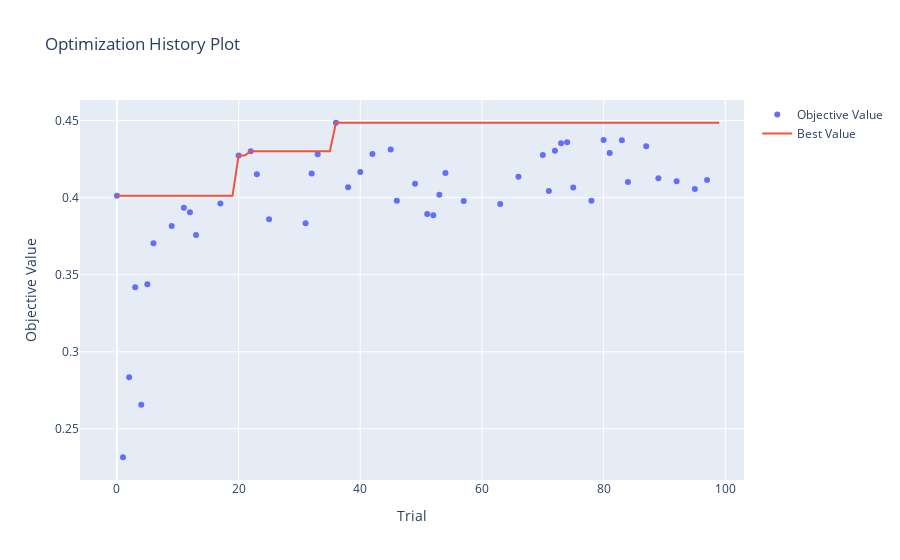
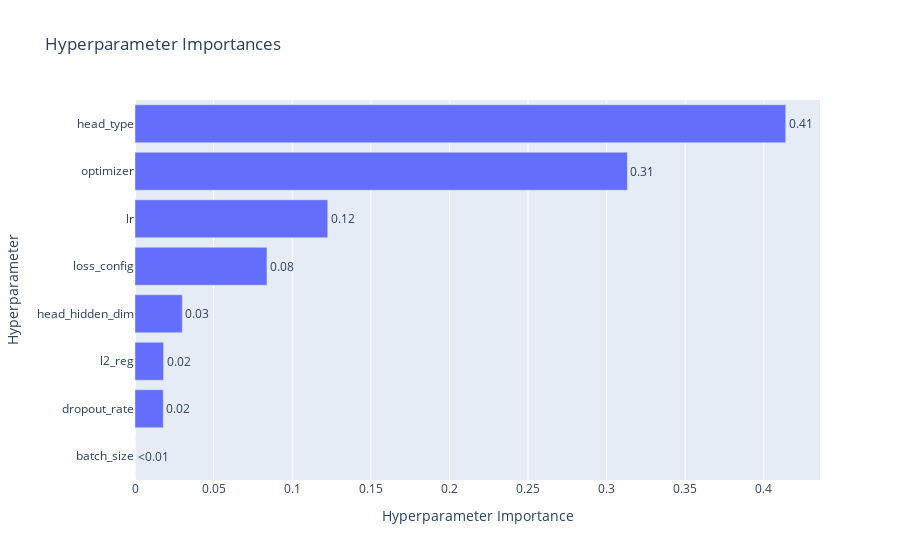
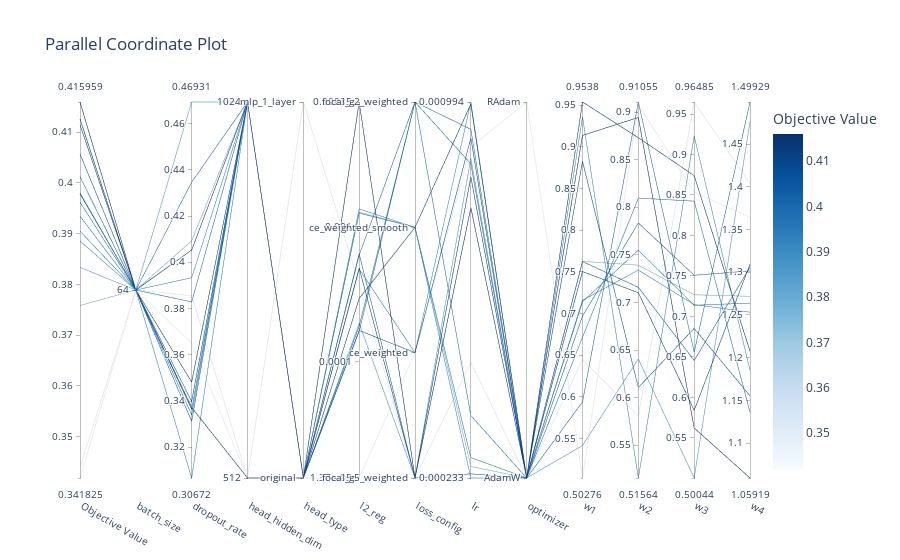

Write notebook code for charts like these, in order.
### Code cell
from optuna.visualization import plot_optimization_history, plot_param_importances, plot_parallel_coordinate


# 1. History (Did it improve over time?)
fig1 = plot_optimization_history(study)
fig1.show()

# 2. Importance (Which parameter affects the F1 score the most?)
fig2 = plot_param_importances(study)
fig2.show()

# 3. Parallel Coordinate (How do parameters interact?)
fig3 = plot_parallel_coordinate(study)
fig3.show()

### Figure 1 — Plotly figure (JSON) as saved in the notebook; plotly's stock layout.template omitted (floating-point values rounded to 4 significant figures)
{"data": [{"mode": "markers", "name": "Objective Value", "type": "scatter", "x": [0, 1, 2, 3, 4, 5, 6, 9, 11, 12, 13, 17, 20, 22, 23, 25, 31, 32, 33, 36, 38, 40, 42, 45, 46, 49, 51, 52, 53, 54, 57, 63, 66, 70, 71, 72, 73, 74, 75, 78, 80, 81, 83, 84, 87, 89, 92, 95, 97], "y": [0.4012, 0.2315, 0.2835, 0.3418, 0.2655, 0.3439, 0.3704, 0.3817, 0.3934, 0.3905, 0.3758, 0.3962, 0.4273, 0.4301, 0.4153, 0.386, 0.3833, 0.4157, 0.4281, 0.4486, 0.4068, 0.4166, 0.4283, 0.4313, 0.3981, 0.4091, 0.3894, 0.3886, 0.4019, 0.416, 0.3978, 0.3959, 0.4136, 0.4277, 0.4044, 0.4305, 0.4353, 0.4359, 0.4066, 0.398, 0.4374, 0.4291, 0.4373, 0.4101, 0.4334, 0.4126, 0.4107, 0.4057, 0.4115]}, {"mode": "lines", "name": "Best Value", "type": "scatter", "x": [0, 1, 2, 3, 4, 5, 6, 7, 8, 9, 10, 11, 12, 13, 14, 15, 16, 17, 18, 19, 20, 21, 22, 23, 24, 25, 26, 27, 28, 29, 30, 31, 32, 33, 34, 35, 36, 37, 38, 39, 40, 41, 42, 43, 44, 45, 46, 47, 48, 49, 50, 51, 52, 53, 54, 55, 56, 57, 58, 59, 60, 61, 62, 63, 64, 65, 66, 67, 68, 69, 70, 71, 72, 73, 74, 75, 76, 77, 78, 79, 80, 81, 82, 83, 84, 85, 86, 87, 88, 89, 90, 91, 92, 93, 94, 95, 96, 97, 98, 99], "y": [0.4012, 0.4012, 0.4012, 0.4012, 0.4012, 0.4012, 0.4012, 0.4012, 0.4012, 0.4012, 0.4012, 0.4012, 0.4012, 0.4012, 0.4012, 0.4012, 0.4012, 0.4012, 0.4012, 0.4012, 0.4273, 0.4273, 0.4301, 0.4301, 0.4301, 0.4301, 0.4301, 0.4301, 0.4301, 0.4301, 0.4301, 0.4301, 0.4301, 0.4301, 0.4301, 0.4301, 0.4486, 0.4486, 0.4486, 0.4486, 0.4486, 0.4486, 0.4486, 0.4486, 0.4486, 0.4486, 0.4486, 0.4486, 0.4486, 0.4486, 0.4486, 0.4486, 0.4486, 0.4486, 0.4486, 0.4486, 0.4486, 0.4486, 0.4486, 0.4486, 0.4486, 0.4486, 0.4486, 0.4486, 0.4486, 0.4486, 0.4486, 0.4486, 0.4486, 0.4486, 0.4486, 0.4486, 0.4486, 0.4486, 0.4486, 0.4486, 0.4486, 0.4486, 0.4486, 0.4486, 0.4486, 0.4486, 0.4486, 0.4486, 0.4486, 0.4486, 0.4486, 0.4486, 0.4486, 0.4486, 0.4486, 0.4486, 0.4486, 0.4486, 0.4486, 0.4486, 0.4486, 0.4486, 0.4486, 0.4486]}, {"marker": {"color": "#cccccc"}, "mode": "markers", "name": "Infeasible Trial", "showlegend": false, "type": "scatter", "x": [], "y": []}], "layout": {"title": {"text": "Optimization History Plot"}, "xaxis": {"title": {"text": "Trial"}}, "yaxis": {"title": {"text": "Objective Value"}}}}

### Figure 2 — Plotly figure (JSON) as saved in the notebook; plotly's stock layout.template omitted (floating-point values rounded to 4 significant figures)
{"data": [{"cliponaxis": false, "hovertemplate": ["batch_size (CategoricalDistribution): 0.0<extra></extra>", "dropout_rate (FloatDistribution): 0.018022556623066777<extra></extra>", "l2_reg (FloatDistribution): 0.018186808835259836<extra></extra>", "head_hidden_dim (CategoricalDistribution): 0.030072400848925485<extra></extra>", "loss_config (CategoricalDistribution): 0.08394180119916306<extra></extra>", "lr (FloatDistribution): 0.12260443112349155<extra></extra>", "optimizer (CategoricalDistribution): 0.3132239354726698<extra></extra>", "head_type (CategoricalDistribution): 0.4139480658974236<extra></extra>"], "name": "Objective Value", "orientation": "h", "text": ["<0.01", "0.02", "0.02", "0.03", "0.08", "0.12", "0.31", "0.41"], "textposition": "outside", "type": "bar", "x": [0, 0.01802, 0.01819, 0.03007, 0.08394, 0.1226, 0.3132, 0.4139], "y": ["batch_size", "dropout_rate", "l2_reg", "head_hidden_dim", "loss_config", "lr", "optimizer", "head_type"]}], "layout": {"title": {"text": "Hyperparameter Importances"}, "xaxis": {"title": {"text": "Hyperparameter Importance"}}, "yaxis": {"title": {"text": "Hyperparameter"}}}}

### Figure 3 — Plotly figure (JSON) as saved in the notebook; plotly's stock layout.template omitted (floating-point values rounded to 4 significant figures)
{"data": [{"dimensions": [{"label": "Objective Value", "range": [0.3418, 0.416], "values": [0.3418, 0.3439, 0.4126, 0.4012, 0.3934, 0.3905, 0.3758, 0.3962, 0.3833, 0.3886, 0.416, 0.3978, 0.398, 0.4057, 0.4115]}, {"label": "batch_size", "range": [0, 0], "ticktext": ["64"], "tickvals": [0], "values": [0, 0, 0, 0, 0, 0, 0, 0, 0, 0, 0, 0, 0, 0, 0]}, {"label": "dropout_rate", "range": [0.3067, 0.4693], "values": [0.3651, 0.3855, 0.3372, 0.3312, 0.334, 0.3067, 0.4092, 0.4346, 0.4693, 0.3933, 0.4053, 0.3829, 0.3364, 0.3398, 0.3482]}, {"label": "head_hidden_dim", "range": [0, 1], "ticktext": ["512", "1024"], "tickvals": [0, 1], "values": [0, 0, 0, 1, 1, 1, 1, 1, 1, 1, 1, 1, 1, 1, 1]}, {"label": "head_type", "range": [0, 1], "ticktext": ["original", "mlp_1_layer"], "tickvals": [0, 1], "values": [0, 1, 0, 0, 0, 0, 0, 0, 0, 0, 0, 0, 0, 0, 0]}, {"label": "l2_reg", "range": [-4.864, -2.078], "ticktext": ["1.37e-05", "0.0001", "0.001", "0.00835"], "tickvals": [-4.864, -4, -3, -2.078], "values": [-4.864, -3.432, -3.534, -3.204, -2.901, -2.87, -2.895, -3.213, -3.718, -3.316, -2.078, -3.739, -3.777, -3.772, -3.309]}, {"label": "loss_config", "range": [0, 3], "ticktext": ["focal_g5_weighted", "ce_weighted", "ce_weighted_smooth", "focal_g2_weighted"], "tickvals": [0, 1, 2, 3], "values": [1, 0, 2, 0, 2, 2, 2, 3, 0, 1, 0, 3, 3, 1, 0]}, {"label": "lr", "range": [-3.632, -3.003], "ticktext": ["0.000233", "0.000994"], "tickvals": [-3.632, -3.003], "values": [-3.078, -3.439, -3.006, -3.625, -3.598, -3.632, -3.613, -3.528, -3.097, -3.003, -3.18, -3.048, -3.106, -3.063, -3.128]}, {"label": "optimizer", "range": [0, 1], "ticktext": ["AdamW", "RAdam"], "tickvals": [0, 1], "values": [1, 0, 0, 0, 0, 0, 0, 0, 0, 0, 0, 0, 0, 0, 0]}, {"label": "w1", "range": [0.5028, 0.9538], "values": [0.5028, 0.6449, 0.9538, 0.7624, 0.7142, 0.7159, 0.7627, 0.6715, 0.5417, 0.9357, 0.9137, 0.594, 0.6969, 0.8827, 0.7504]}, {"label": "w2", "range": [0.5156, 0.9105], "values": [0.9077, 0.5806, 0.8731, 0.716, 0.7549, 0.734, 0.7392, 0.8097, 0.6407, 0.5156, 0.8943, 0.9105, 0.7835, 0.6107, 0.7102]}, {"label": "w3", "range": [0.5004, 0.9648], "values": [0.8534, 0.9648, 0.8739, 0.6456, 0.7138, 0.7147, 0.7268, 0.8424, 0.5004, 0.9228, 0.5622, 0.6559, 0.7509, 0.6853, 0.5841]}, {"label": "w4", "range": [1.059, 1.499], "values": [1.365, 1.404, 1.208, 1.306, 1.264, 1.253, 1.272, 1.136, 1.476, 1.185, 1.059, 1.499, 1.302, 1.155, 1.309]}], "labelangle": 30, "labelside": "bottom", "line": {"color": [0.3418, 0.3439, 0.4126, 0.4012, 0.3934, 0.3905, 0.3758, 0.3962, 0.3833, 0.3886, 0.416, 0.3978, 0.398, 0.4057, 0.4115], "colorbar": {"title": {"text": "Objective Value"}}, "colorscale": [[0, "rgb(247,251,255)"], [0.125, "rgb(222,235,247)"], [0.25, "rgb(198,219,239)"], [0.375, "rgb(158,202,225)"], [0.5, "rgb(107,174,214)"], [0.625, "rgb(66,146,198)"], [0.75, "rgb(33,113,181)"], [0.875, "rgb(8,81,156)"], [1, "rgb(8,48,107)"]], "reversescale": false, "showscale": true}, "type": "parcoords"}], "layout": {"title": {"text": "Parallel Coordinate Plot"}}}
